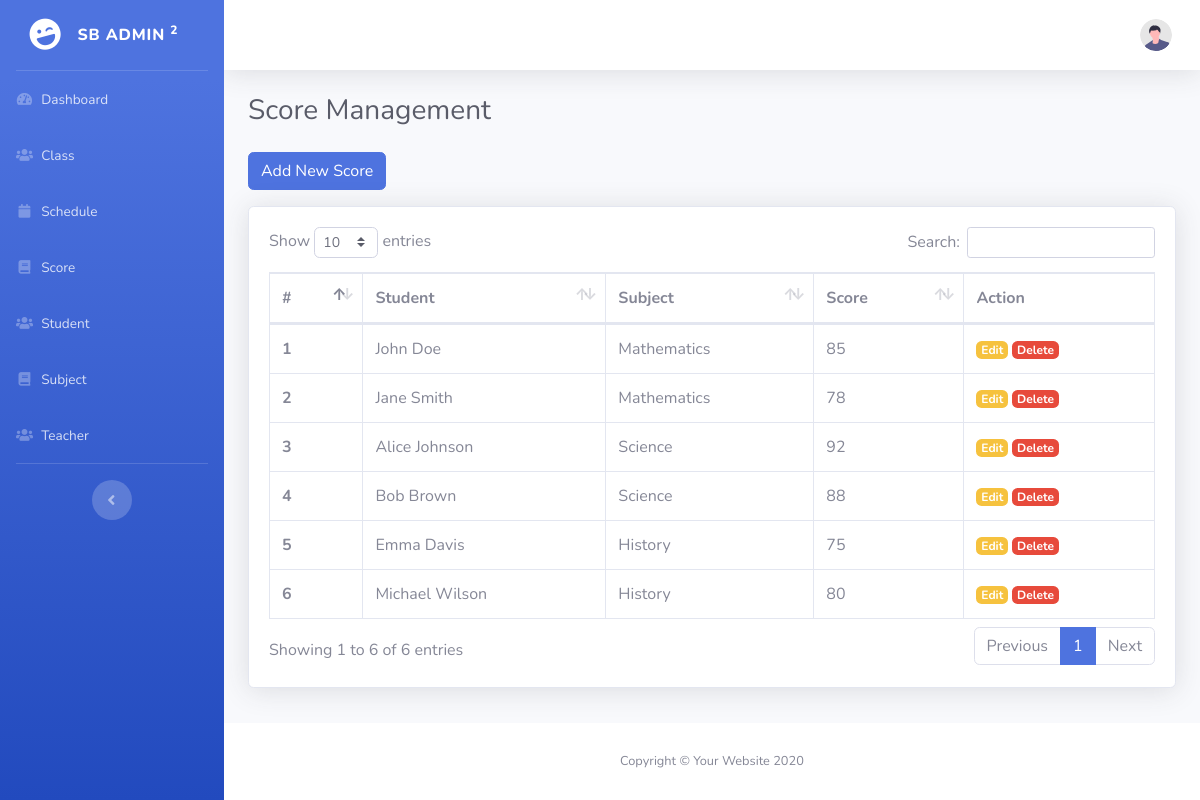
The app's page /index.php/scores with its own data.
### tables this page shows
CREATE TABLE `scores` (
  `id` int(11) NOT NULL,
  `student_id` int(11) NOT NULL,
  `subject_id` int(11) NOT NULL,
  `score` int(11) NOT NULL
);

CREATE TABLE `students` (
  `id` int(11) NOT NULL,
  `name` varchar(256) NOT NULL,
  `date_of_birth` date NOT NULL,
  `address` text NOT NULL,
  `class_id` int(11) NOT NULL
);

CREATE TABLE `subjects` (
  `id` int(11) NOT NULL,
  `name` varchar(256) NOT NULL
);

### application/controllers/Scores.php (called while the page is built, shortened)
<?php
class Scores extends CI_Controller
{
    public function index()
    {
        $data['title'] = 'Score Management';
        $query = "SELECT `scores`.*, `students`.`name` AS `student`, `subjects`.`name` AS `subject` FROM `scores` JOIN `students` ON `scores`.`student_id` = `students`.`id` JOIN `subjects` ON `scores`.`subject_id` = `subjects`.`id`";
        $data['score'] = $this->db->query($query)->result_array();
        $data['user'] = $this->db->get_where('users', ['email' => $this->session->userdata('email')])->row_array();
        $this->load->view('scores/index', $data);
    }
}

### index.php (called while the page is built, shortened)
<?php
require_once BASEPATH.'core/CodeIgniter.php';

### application/views/scores/index.php (the view, shortened to what this page needs)
<!DOCTYPE html>
<html lang="en">
<head>
    <link href="<?= base_url('assets/vendor/datatables/dataTables.bootstrap4.min.css') ?>" rel="stylesheet">
</head>
<body id="page-top">
    <div id="wrapper">
        <div id="content-wrapper" class="d-flex flex-column">
            <div id="content">
                <div class="container-fluid">
                    <h1 class="h3 mb-4 text-gray-800"><?= $title ?></h1>
                    <a class="btn btn-primary mb-3" href="<?= base_url('scores/add') ?>">
                        Add New Score
                    </a>
                    <div class="card mb-4 shadow">
                        <div class="card-body">
                            <div class="table-responsive">
                                <table cellspacing="0" class="table table-bordered" id="dataTable" width="100%">
                                    <thead>
                                        <tr>
                                            <th>#</th>
                                            <th>Student</th>
                                            <th>Subject</th>
                                            <th>Score</th>
                                            <th>Action</th>
                                        </tr>
                                    </thead>
                                    <tbody>
                                        <?php $i = 1; ?>
                                        <?php foreach ($score as $row) : ?>
                                            <tr>
                                                <th><?= $i ?></th>
                                                <td><?= $row['student'] ?></td>
                                                <td><?= $row['subject'] ?></td>
                                                <td><?= $row['score'] ?></td>
                                                <td>
                                                    <a class="badge badge-warning" href="<?= base_url('scores/edit/' . $row['id']) ?>">Edit</a>
                                                    <a class="badge badge-danger" href="<?= base_url('scores/delete/' . $row['id']) ?>">Delete</a>
                                                </td>
                                            </tr>
                                            <?php $i++ ?>
                                        <?php endforeach; ?>
                                    </tbody>
                                </table>
                            </div>
                        </div>
                    </div>
                </div>
            </div>
        </div>
    </div>
</body>
</html>

### records on screen
scores: student.name "John Doe", subject.name "Mathematics", score "85"
scores: student.name "Jane Smith", subject.name "Mathematics", score "78"
scores: student.name "Alice Johnson", subject.name "Science", score "92"
scores: student.name "Bob Brown", subject.name "Science", score "88"
scores: student.name "Emma Davis", subject.name "History", score "75"
scores: student.name "Michael Wilson", subject.name "History", score "80"

### other values on screen
$title "Score Management"
